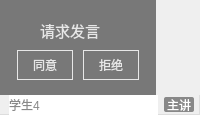
          <widget class="QWidget" name="widget_dis5" native="true">
           <property name="styleSheet">
            <string notr="true">border-width: 0px;</string>
           </property>
           <layout class="QVBoxLayout" name="verticalLayout_7">
            <property name="spacing">
             <number>0</number>
            </property>
            <property name="leftMargin">
             <number>0</number>
            </property>
            <property name="topMargin">
             <number>0</number>
            </property>
            <property name="rightMargin">
             <number>0</number>
            </property>
            <property name="bottomMargin">
             <number>0</number>
            </property>
            <item>
             <widget class="QWidgetVideoRender" name="dis_5" native="true">
              <property name="minimumSize">
               <size>
                <width>153</width>
                <height>95</height>
               </size>
              </property>
              <property name="maximumSize">
               <size>
                <width>156</width>
                <height>95</height>
               </size>
              </property>
              <property name="focusPolicy">
               <enum>Qt::StrongFocus</enum>
              </property>
              <widget class="QLabel" name="label_mute5">
               <property name="geometry">
                <rect>
                 <x>125</x>
                 <y>0</y>
                 <width>30</width>
                 <height>30</height>
                </rect>
               </property>
               <property name="minimumSize">
                <size>
                 <width>30</width>
                 <height>30</height>
                </size>
               </property>
               <property name="maximumSize">
                <size>
                 <width>30</width>
                 <height>30</height>
                </size>
               </property>
               <property name="styleSheet">
                <string notr="true">background-image: url(:/Course/course/mute.png);
background-repeat: no-repeat;
background-position: center;</string>
               </property>
               <property name="text">
                <string/>
               </property>
              </widget>
              <widget class="QLabel" name="label_dis5_bg">
               <property name="geometry">
                <rect>
                 <x>0</x>
                 <y>0</y>
                 <width>156</width>
                 <height>95</height>
                </rect>
               </property>
               <property name="styleSheet">
                <string notr="true">background-image: url(:/Course/course/cameraOffBG.png);
background-repeat: no-repeat;
background-position: center;</string>
               </property>
               <property name="text">
                <string/>
               </property>
              </widget>
              <widget class="QFrame" name="req5">
               <property name="geometry">
                <rect>
                 <x>0</x>
                 <y>0</y>
                 <width>156</width>
                 <height>95</height>
                </rect>
               </property>
               <property name="styleSheet">
                <string notr="true">QFrame{
	border: none;
	background: #7f000000;
	opacity: 255
}</string>
               </property>
               <property name="frameShape">
                <enum>QFrame::StyledPanel</enum>
               </property>
               <property name="frameShadow">
                <enum>QFrame::Raised</enum>
               </property>
               <widget class="QPushButton" name="btn_accept5">
                <property name="geometry">
                 <rect>
                  <x>17</x>
                  <y>50</y>
                  <width>56</width>
                  <height>30</height>
                 </rect>
                </property>
                <property name="autoFillBackground">
                 <bool>false</bool>
                </property>
                <property name="styleSheet">
                 <string notr="true">background-color: rgba(0, 0, 0, 0);
color: rgb(231, 231, 231);
border: 1px solid rgb(231, 231, 231);</string>
                </property>
                <property name="text">
                 <string>同意</string>
                </property>
                <property name="flat">
                 <bool>false</bool>
                </property>
               </widget>
               <widget class="QPushButton" name="btn_deny5">
                <property name="geometry">
                 <rect>
                  <x>83</x>
                  <y>50</y>
                  <width>56</width>
                  <height>30</height>
                 </rect>
                </property>
                <property name="styleSheet">
                 <string notr="true">background-color: rgba(0, 0, 0, 0);
color: rgb(231, 231, 231);
border: 1px solid rgb(231, 231, 231);</string>
                </property>
                <property name="text">
                 <string>拒绝</string>
                </property>
               </widget>
               <widget class="QLabel" name="label_req5">
                <property name="geometry">
                 <rect>
                  <x>40</x>
                  <y>20</y>
                  <width>61</width>
                  <height>20</height>
                 </rect>
                </property>
                <property name="font">
                 <font>
                  <family>微软雅黑</family>
                  <pointsize>11</pointsize>
                  <weight>50</weight>
                  <bold>false</bold>
                 </font>
                </property>
                <property name="styleSheet">
                 <string notr="true">QLabel{
	background-color: rgba(0, 0, 0, 0);
	color:#ffe7e7e7;
    opacity: 0;
}</string>
                </property>
                <property name="text">
                 <string>请求发言</string>
                </property>
               </widget>
              </widget>
              <zorder>req5</zorder>
              <zorder>label_dis5_bg</zorder>
              <zorder>label_mute5</zorder>
             </widget>
            </item>
            <item>
             <widget class="QWidget" name="widget_id5" native="true">
              <property name="styleSheet">
               <string notr="true">#widget_id5{
	border-right: 1px solid #dddddd;
	border-bottom: 1px solid #dddddd;
}</string>
              </property>
              <layout class="QHBoxLayout" name="horizontalLayout_11">
               <property name="topMargin">
                <number>0</number>
               </property>
               <property name="rightMargin">
                <number>6</number>
               </property>
               <property name="bottomMargin">
                <number>0</number>
               </property>
               <item>
                <widget class="QLabel" name="label_user5">
                 <property name="minimumSize">
                  <size>
                   <width>0</width>
                   <height>20</height>
                  </size>
                 </property>
                 <property name="maximumSize">
                  <size>
                   <width>16777215</width>
                   <height>20</height>
                  </size>
                 </property>
                 <property name="styleSheet">
                  <string notr="true">color: rgb(136,136,136);
border-width: 0px;
background-color: rgb(255,255,255);
border-color: rgb(221,221,221);
font: 9pt &quot;微软雅黑&quot;;</string>
                 </property>
                 <property name="text">
                  <string>学生4</string>
                 </property>
                </widget>
               </item>
               <item>
                <widget class="QLabel" name="label_tag5">
                 <property name="minimumSize">
                  <size>
                   <width>30</width>
                   <height>15</height>
                  </size>
                 </property>
                 <property name="maximumSize">
                  <size>
                   <width>30</width>
                   <height>15</height>
                  </size>
                 </property>
                 <property name="styleSheet">
                  <string notr="true">	background-color: rgb(136,136,136);
	color: rgb(255, 255, 255);
	font: 9pt &quot;微软雅黑&quot;;
	border-radius: 2px;
	border-width: 0px;</string>
                 </property>
                 <property name="text">
                  <string>主讲</string>
                 </property>
                 <property name="alignment">
                  <set>Qt::AlignCenter</set>
                 </property>
                </widget>
               </item>
              </layout>
             </widget>
            </item>
           </layout>
          </widget>
